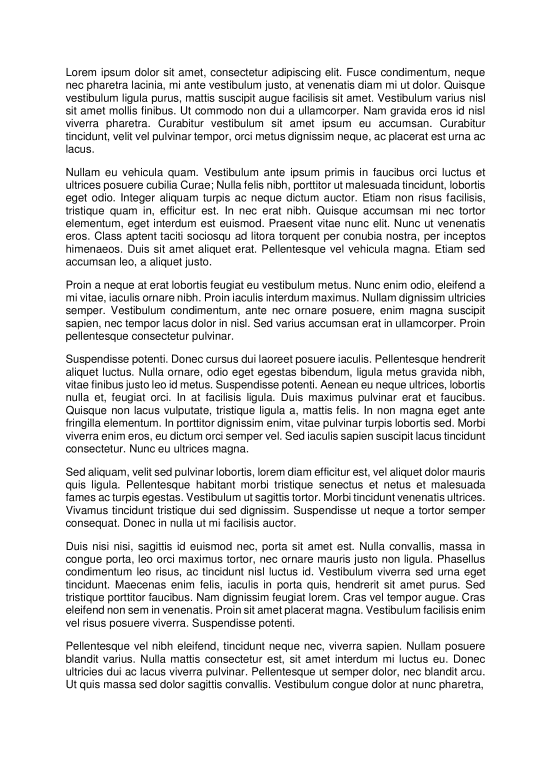
//> input picture images/input/lorem_a4.png, 1654 x 2339 px (shown at 1/3 size)
$ ./main   (built with g++ and OpenCV 4)
//> lines starting //> are read from the running program, lines starting //| are printed output that depends on the picture; after the words box and inside, x2 and y2 are one past the last pixel; in counts of white or black regions, pixels touching at a corner belong together
//> further down, original is the input picture: 2339 rows x 1654 cols, CV_8UC3; min 0, max 255, mean 233.2
### ImgProc - Task 2/functions.h
#include <opencv2/core.hpp>
#include <opencv2/highgui.hpp>
#include <ctime>
#include <cstdlib>
#include <iostream>

using namespace cv;
using namespace std;

Vec3b BLACK(0, 0, 0);
Vec3b WHITE(255, 255, 255);

// [37 lines left out: functions relativeLuminance, imageToBinary, not called in this run]

void generateNoise(const Mat& src, Mat& dst, int percentage) {
//> called with percentage = 5

	int width = src.cols;
//> width = 1654
	int height = src.rows;
//> height = 2339

	dst = src.clone();

	int numberOfIterations = width * height / 100.0 * percentage;
//> numberOfIterations = 193435

	srand(time(NULL));

	for (int i = 0; i < numberOfIterations; i++) {

		int x = rand() % height;
		int y = rand() % width;

		if (dst.at<Vec3b>(x, y) == BLACK) {
			dst.at<Vec3b>(x, y) = WHITE;
		}
		else {
			dst.at<Vec3b>(x, y) = BLACK;
		}

	}
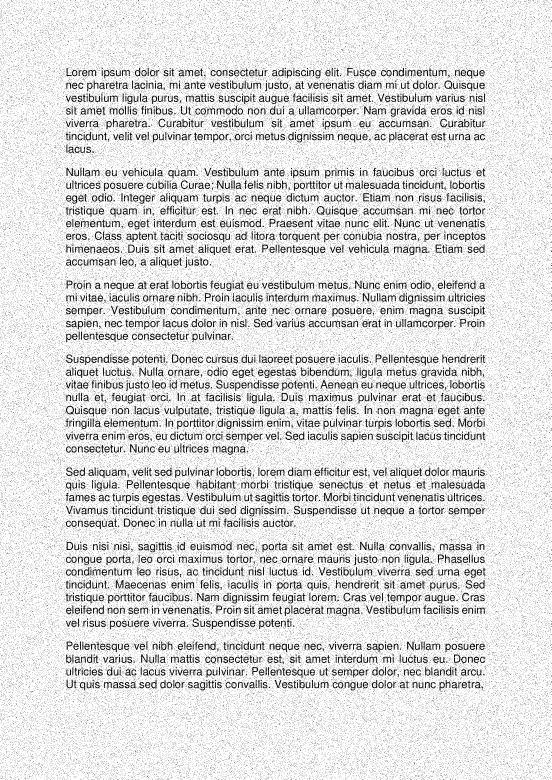
//> dst: 2339 rows x 1654 cols, CV_8UC3 (shown at 1/3 size); 4.76% of pixels changed, all inside (x1, y1, x2, y2) = (0, 0, 1654, 2339)

}

void collectValuesFromMat(const Mat& src, vector<unsigned char>& bValues, vector<unsigned char>& gValues, vector<unsigned char>& rValues, int centerX, int centerY, int size) {

	bValues.clear();
	gValues.clear();
	rValues.clear();

	int startX = centerX - (size / 2);
	int endX = centerX + (size / 2);
	int startY = centerY - (size / 2);
	int endY = centerY + (size / 2);

	for (int i = startX; i < endX; i++) {
		for (int j = startY; j < endY; j++) {

			Vec3b color = src.at<Vec3b>(i, j);

			bValues.push_back(color[0]);
			gValues.push_back(color[1]);
			rValues.push_back(color[2]);

		}
	}

}

double meanOfVector(const vector<unsigned char>& values) {

	int sum = 0;

	for (int i = 0; i < values.size(); i++) {
		sum += values[i];
	}

	return sum * 1.0 / values.size();

}

void meanFilter(const Mat& src, Mat& dst, int size) {
//> called with size = 3

	if (size % 2 == 0) {
		throw "Size should be odd!";
	}

	int width = src.cols;
//> width = 1654
	int height = src.rows;
//> height = 2339

	if (width < size || height < size) {
		throw "The image is too small!";
	}

	dst = src.clone();

	int borderSize = size / 2;

	for (int i = 0 + borderSize; i < height - borderSize; i++) {
		for (int j = 0 + borderSize; j < width - borderSize; j++) {

			// compute mean of src values
			vector<unsigned char> bValues;
			vector<unsigned char> gValues;
			vector<unsigned char> rValues;
			collectValuesFromMat(src, bValues, gValues, rValues, i, j, size);

			double bMean = meanOfVector(bValues);
			double gMean = meanOfVector(gValues);
			double rMean = meanOfVector(rValues);

			Vec3b mean(round(bMean), round(gMean), round(rMean));

			// store it in dst
			dst.at<Vec3b>(i, j) = mean;

		}
	}

}

unsigned char medianOfVector(const vector<unsigned char>& values) {

	vector<unsigned char> copy(values);

	sort(copy.begin(), copy.end());

	return copy[copy.size() / 2];

}

void medianFilter(const Mat& src, Mat& dst, int size) {
//> called with size = 3

	if (size % 2 == 0) {
		throw "Size should be odd!";
	}

	int width = src.cols;
//> width = 1654
	int height = src.rows;
//> height = 2339

	if (width < size || height < size) {
		throw "The image is too small!";
	}

	dst = src.clone();

	int borderSize = size / 2;

	for (int i = 0 + borderSize; i < height - borderSize; i++) {
		for (int j = 0 + borderSize; j < width - borderSize; j++) {

			// compute mean of src values
			vector<unsigned char> bValues;
			vector<unsigned char> gValues;
			vector<unsigned char> rValues;
			collectValuesFromMat(src, bValues, gValues, rValues, i, j, size);

			unsigned char bMedian = medianOfVector(bValues);
			unsigned char gMedian = medianOfVector(gValues);
			unsigned char rMedian = medianOfVector(rValues);

			Vec3b median(bMedian, gMedian, rMedian);

			// store it in dst
			dst.at<Vec3b>(i, j) = median;

		}
	}
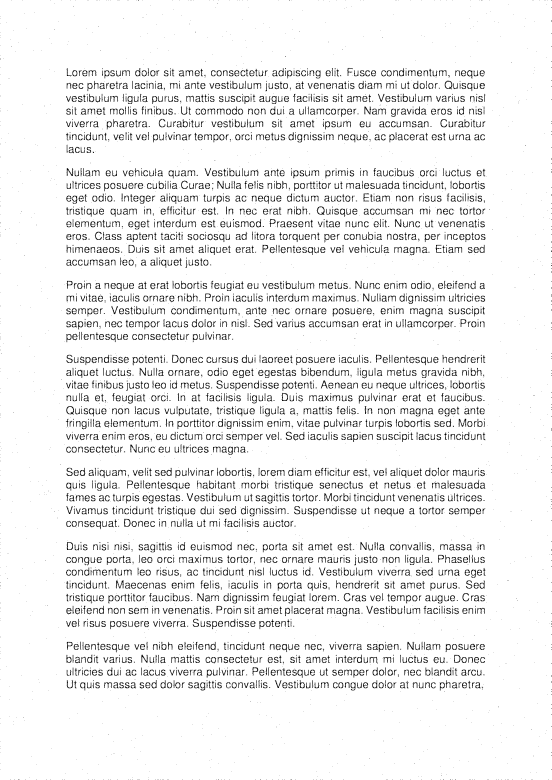
//> dst: 2339 rows x 1654 cols, CV_8UC3 (shown at 1/3 size); 10.99% of pixels changed, all inside (x1, y1, x2, y2) = (1, 1, 1653, 2338)

}

// [20 lines left out: function histogramOfMat, not called in this run]

void histogramOfVector(const vector<unsigned char>& values, vector<int>& histogram) {

	histogram.clear();

	histogram.resize(256, 0);

	for (int i = 0; i < values.size(); i++) {

		unsigned char value = values[i];

		histogram[value]++;

	}

}

void cumulativeFrequencyDistribution(const vector<int>& histogram, vector<int>& cuf) {

	cuf.clear();

	cuf.resize(256, 0);

	cuf[0] = histogram[0];

	for (int i = 1; i < 256; i++) {
		cuf[i] = cuf[i - 1] + histogram[i];
	}

}

void frequencyOfEqualizedHistogram(int numberOfPixels, vector<int>& feq) {

	feq.clear();

	int minimumNumberOfPelsInBin = numberOfPixels / 256;
	int remainder = numberOfPixels - 256 * minimumNumberOfPelsInBin;

	feq.resize(256, minimumNumberOfPelsInBin);

	int startIndex = (256 - remainder) / 2;

	for (int i = startIndex; i < startIndex + remainder; i++) {
		feq[i]++;
	}

}

void equalizeHistogram(const vector<int>& cuf, const vector<int>& cufeq, vector<int>& equalized) {

	equalized.clear();

	equalized.resize(256, 0);

	for (int i = 0; i < 256; i++) {

		int outputIndex = 0;
		int distance = abs(cuf[i] - cufeq[0]);

		for (int j = 1; j < 256; j++) {

			int currentDistance = abs(cuf[i] - cufeq[j]);

			if (currentDistance <= distance) {

				outputIndex = j;
				distance = currentDistance;

			}
			else {
				break;
			}

		}

		equalized[i] = outputIndex;

	}

}

// http://www.mee.tcd.ie/~ack/teaching/1e8/histogram_equalisation_slides.pdf
void histogramEqualization(const Mat& src, Mat& dst) {

	int width = src.cols;
//> width = 1654
	int height = src.rows;
//> height = 2339

	vector<unsigned char> bValues;
	vector<unsigned char> gValues;
	vector<unsigned char> rValues;

	for (int i = 0; i < height; i++) {
		for (int j = 0; j < width; j++) {

			Vec3b color = src.at<Vec3b>(i, j);

			bValues.push_back(color[0]);
			gValues.push_back(color[1]);
			rValues.push_back(color[2]);

		}
	}
//> after the loop, bValues = 3868706 items; gValues = 3868706 items; rValues = 3868706 items

	// get histogram
	vector<int> bHistogram;
	vector<int> gHistogram;
	vector<int> rHistogram;
	histogramOfVector(bValues, bHistogram);
//> in histogramOfVector, `histogram.resize(256, 0);`: histogram = 256 values from 0 to 0
//> the loop in histogramOfVector, `for (int i = 0; i < values.size(); i++)` made 3868706 passes
//> value on passes 1 to 3: 255, 255, 255
//> after the loop in histogramOfVector, `for (int i = 0; i < values.size(); i++)`: histogram = 256 values, max 3512984 at index 255, min 0 at index 1, mean 15112.1
//> bHistogram has the same summary as histogram in histogramOfVector
	histogramOfVector(gValues, gHistogram);
//> the loop in histogramOfVector (call 2), `for (int i = 0; i < values.size(); i++)` made 3868706 passes
//> gHistogram has the same summary as histogram in histogramOfVector
	histogramOfVector(rValues, rHistogram);
//> rHistogram has the same summary as histogram in histogramOfVector

	// get cumulative frequency distribution
	vector<int> bCuf;
	vector<int> gCuf;
	vector<int> rCuf;
	cumulativeFrequencyDistribution(bHistogram, bCuf);
//> in cumulativeFrequencyDistribution, `cuf.resize(256, 0);`: cuf = 256 values from 0 to 0
//> in cumulativeFrequencyDistribution, `cuf[0] = histogram[0];`: cuf = 256 values, max 137709 at index 0, min 0 at index 1, mean 537.9
//> after the loop in cumulativeFrequencyDistribution, `for (int i = 1; i < 256; i++)`: cuf = 256 values from 137709 to 3868706
//> bCuf = 256 values from 137709 to 3868706
	cumulativeFrequencyDistribution(gHistogram, gCuf);
//> gCuf = 256 values from 137709 to 3868706
	cumulativeFrequencyDistribution(rHistogram, rCuf);
//> rCuf = 256 values from 137709 to 3868706

	// get ideal histogram
	vector<int> feq;
	frequencyOfEqualizedHistogram(width*height, feq);

	// get cumulative frequency distribution of ideal histogram
	vector<int> cufeq;
	cumulativeFrequencyDistribution(feq, cufeq);
//> cufeq = 256 values from 15112 to 3868706

	// equalize histogram
	vector<int> bEqualized;
	vector<int> gEqualized;
	vector<int> rEqualized;
	equalizeHistogram(bCuf, cufeq, bEqualized);
//> in equalizeHistogram, `equalized.resize(256, 0);`: equalized = 256 values from 0 to 0
//> the loop in equalizeHistogram, `for (int i = 0; i < 256; i++)` made 256 passes
//> (distance, outputIndex) on passes 1 to 3: (1701, 8), (1701, 8), (1701, 8)
//> after the loop in equalizeHistogram, `for (int i = 0; i < 256; i++)`: equalized = 256 values from 8 to 255
//> bEqualized = 256 values from 8 to 255
	equalizeHistogram(gCuf, cufeq, gEqualized);
//> the loop in equalizeHistogram (call 2), `for (int i = 0; i < 256; i++)` made 256 passes
//> gEqualized = 256 values from 8 to 255
	equalizeHistogram(rCuf, cufeq, rEqualized);

	// the new image
	dst = src.clone();

	for (int i = 0; i < height; i++) {
		for (int j = 0; j < width; j++) {

			Vec3b oldColor = src.at<Vec3b>(i, j);

			Vec3b newColor(bEqualized[oldColor[0]], gEqualized[oldColor[1]], rEqualized[oldColor[2]]);

			dst.at<Vec3b>(i, j) = newColor;

		}
	}
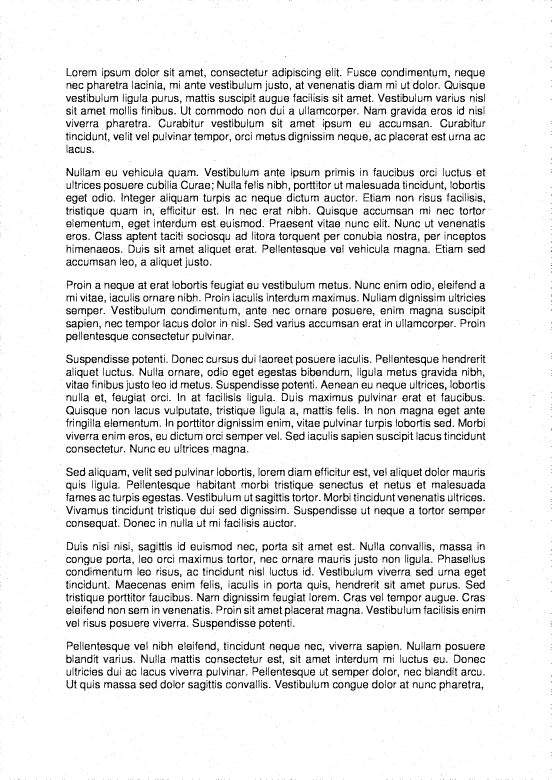
//> dst: 2339 rows x 1654 cols, CV_8UC3 (shown at 1/3 size); 9.19% of pixels changed, all inside (x1, y1, x2, y2) = (0, 0, 1654, 2339)

}

### ImgProc - Task 2/main.cpp
#include <opencv2/core.hpp>
#include <opencv2/highgui.hpp>
#include <iostream>
#include "functions.h"

using namespace cv;
using namespace std;

int main() {

	// load image
	Mat original = imread("D:\\images\\lorem_a4.png");
	// Mat original = imread("D:\\images\\lorem_small.png");
	imshow("Original", original);
	imwrite("D:\\images\\task2\\01-original.png", original);

	/*
	// binary image
	Mat binary;
	imageToBinary(original, binary);
	imshow("Binary", binary);
	*/

	// generate noise
	Mat noisy;
	generateNoise(original, noisy, 5);
	imshow("Noisy", noisy);
	imwrite("D:\\images\\task2\\02-noisy.png", noisy);

	// mean filter
	Mat mean;
	meanFilter(noisy, mean, 3);
	imshow("Mean - 3x3", mean);
	imwrite("D:\\images\\task2\\03-mean.png", mean);

	// median filter
	Mat median;
	medianFilter(noisy, median, 3);
	imshow("Median - 3x3", median);
	imwrite("D:\\images\\task2\\03-median.png", median);

	// histogram equalization
	Mat equalized;
	histogramEqualization(median, equalized);
	imshow("Histogram equalization", equalized);
	imwrite("D:\\images\\task2\\04-histogram_equalization.png", equalized);

	// wait
	waitKey();

	return 0;
}
